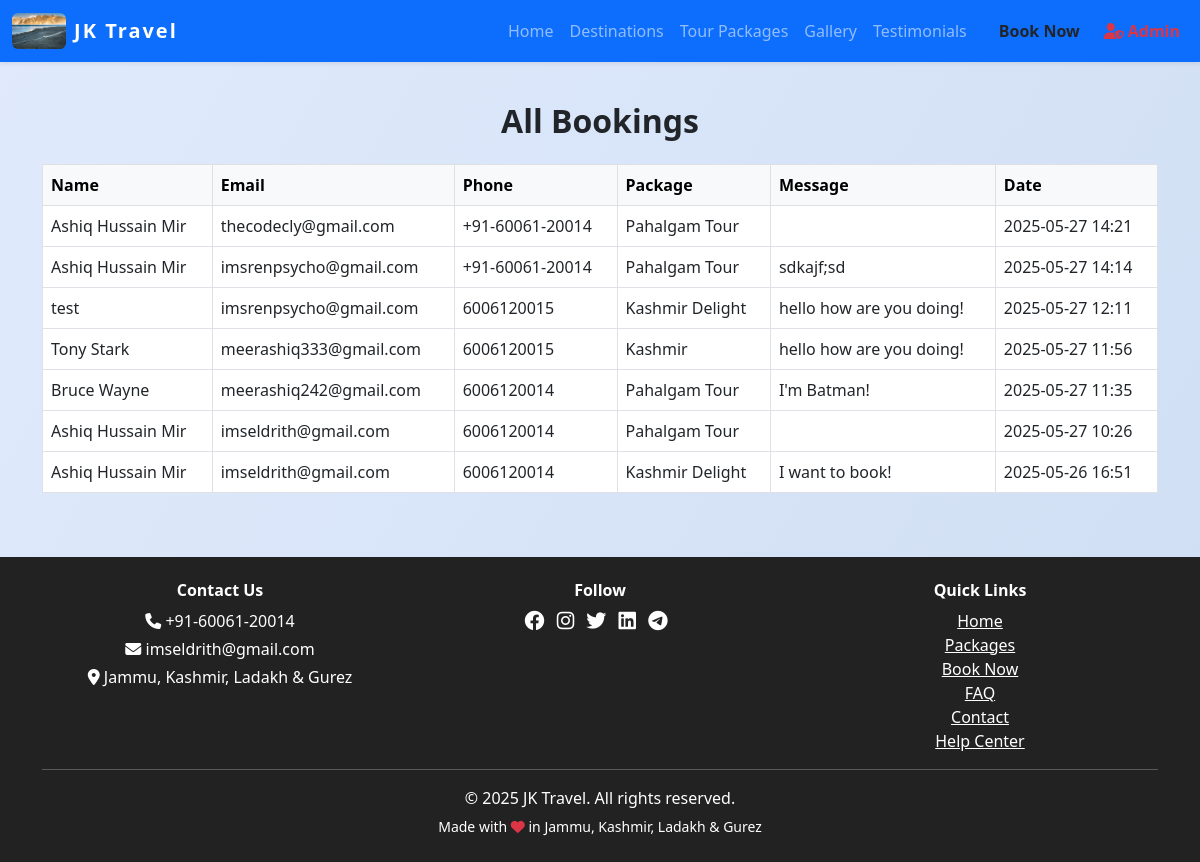
The page /bookings (signed in) on the database its author committed.
### models.py (models this page shows, shortened)
class SiteSettings(db.Model):
    id = db.Column(db.Integer, primary_key=True)
    site_name = db.Column(db.String(120), default='JKLG Travel')
    site_title = db.Column(db.String(200), default='JKLG Travel - Explore Jammu, Kashmir, Ladakh & Gurez')
    logo = db.Column(db.String(200))
    phone = db.Column(db.String(30), default='+91-12345-67890')
    email = db.Column(db.String(120), default='info@jklgtravel.com')
    address = db.Column(db.String(200), default='Jammu, Kashmir, Ladakh & Gurez')
    facebook = db.Column(db.String(120))  # Username only
    instagram = db.Column(db.String(120))  # Username only
    twitter = db.Column(db.String(120))  # Username only
    linkedin = db.Column(db.String(120))  # Username only
    youtube = db.Column(db.String(120))  # Channel/user ID only
    whatsapp = db.Column(db.String(30))  # Number only
    telegram = db.Column(db.String(120))  # Username only
    meta_description = db.Column(db.String(300))
    about = db.Column(db.Text)
    google_analytics_id = db.Column(db.String(32))
    show_facebook = db.Column(db.Boolean, default=True)
    show_instagram = db.Column(db.Boolean, default=True)
    show_twitter = db.Column(db.Boolean, default=True)
    show_linkedin = db.Column(db.Boolean, default=True)
    show_youtube = db.Column(db.Boolean, default=True)
    show_whatsapp = db.Column(db.Boolean, default=True)
    show_telegram = db.Column(db.Boolean, default=True)
    hero_title = db.Column(db.String(200), default='Discover Jammu, Kashmir, Ladakh & Gurez')
    hero_subtitle = db.Column(db.String(300), default='Unforgettable journeys, breathtaking landscapes, and curated experiences await you.')
    hero_bg_image = db.Column(db.String(200), default='hero_default.jpg')  # New field for background image
    hero_slides = db.Column(db.Text)  # JSON: [{"title":..., "subtitle":..., "image":..., "animation_title":..., "animation_subtitle":...}, ...]
    hero_slide_interval = db.Column(db.Integer, default=5)  # Interval in seconds for hero carousel

class Booking(db.Model):
    id = db.Column(db.Integer, primary_key=True)
    name = db.Column(db.String(100), nullable=False)
    email = db.Column(db.String(120), nullable=False)
    phone = db.Column(db.String(30), nullable=False)
    package = db.Column(db.String(120))
    message = db.Column(db.Text)
    date = db.Column(db.DateTime, server_default=db.func.now())
    status = db.Column(db.String(20), default='Pending')  # New field

### views.py (the view, shortened to what this page needs)
@main.route('/bookings', methods=['GET', 'POST'])
@login_required
def bookings():
    if not current_user.is_admin:
        flash('Admins only!')
        return redirect(url_for('main.index'))
    bookings = Booking.query.order_by(Booking.date.desc()).all()
    return render_template('bookings.html', bookings=bookings)

### app.py (called while the page is built)
@login_manager.user_loader
def load_user(user_id):
    from models import User
    return db.session.get(User, int(user_id))

### views.py (called while the page is built)
@main.context_processor
def inject_site_settings():
    settings = SiteSettings.query.first()
    return dict(site_settings=settings)

### templates/bookings.html (shortened to what this page needs)
{% extends 'base.html' %}
{% block content %}
<h2 class="section-title text-center">All Bookings</h2>
<div class="table-responsive">
    <table class="table table-bordered table-hover">
        <thead class="table-light">
            <tr>
                <th>Name</th>
                <th>Email</th>
                <th>Phone</th>
                <th>Package</th>
                <th>Message</th>
                <th>Date</th>
            </tr>
        </thead>
        <tbody>
            {% for b in bookings %}
            <tr>
                <td>{{ b.name }}</td>
                <td>{{ b.email }}</td>
                <td>{{ b.phone }}</td>
                <td>{{ b.package }}</td>
                <td>{{ b.message }}</td>
                <td>{{ b.date.strftime('%Y-%m-%d %H:%M') }}</td>
            </tr>
            {% endfor %}
        </tbody>
    </table>
</div>
{% endblock %}

### templates/base.html (shortened to what this page needs)
<!DOCTYPE html>
<html lang="en">
<head>
    <link rel="stylesheet" href="https://cdn.jsdelivr.net/npm/bootstrap@5.3.0/dist/css/bootstrap.min.css">
    <link rel="stylesheet" href="https://cdnjs.cloudflare.com/ajax/libs/font-awesome/6.4.0/css/all.min.css">
</head>
<body>
    <nav class="navbar navbar-expand-lg navbar-dark bg-primary shadow-sm">
        <div class="container-fluid">
            <a class="navbar-brand d-flex align-items-center gap-2" href="/">
                {% if site_settings and site_settings.logo %}
                    <img src="{{ url_for('static', filename='uploads/' ~ site_settings.logo) }}" alt="Logo" style="height:36px; width:auto; border-radius:6px;">
                {% else %}
                    <i class="fa fa-mountain-sun fa-lg"></i>
                {% endif %}
                {{ site_settings.site_name if site_settings and site_settings.site_name else 'JKLG Travel' }}
            </a>
            <div class="collapse navbar-collapse" id="navbarNav">
                <ul class="navbar-nav ms-auto">
                    <li class="nav-item"><a class="nav-link" href="/">Home</a></li>
                    <li class="nav-item"><a class="nav-link" href="/places">Destinations</a></li>
                    <li class="nav-item"><a class="nav-link" href="/packages">Tour Packages</a></li>
                    <li class="nav-item"><a class="nav-link" href="/gallery">Gallery</a></li>
                    <li class="nav-item"><a class="nav-link" href="/testimonials">Testimonials</a></li>
                    <li class="nav-item"><a class="nav-link btn btn-warning text-dark ms-2 px-3 fw-bold" href="/book">Book Now</a></li>
                    {% if current_user.is_authenticated and current_user.is_admin %}
                    <li class="nav-item">
                        <a class="nav-link text-danger fw-bold" href="/admin"><i class="fa fa-user-shield me-1"></i>Admin</a>
                    </li>
                    {% endif %}
                </ul>
            </div>
        </div>
    </nav>
    <div class="container mt-4">
        {% block content %}{% endblock %}
    </div>
    <footer class="footer text-center mt-5">
        <div class="container">
            <div class="row mb-2">
                <div class="col-md-4 mb-2 mb-md-0">
                    <h6 class="fw-bold">Contact Us</h6>
                    <p class="mb-1"><i class="fa fa-phone"></i> {{ site_settings.phone if site_settings and site_settings.phone else '+91-12345-67890' }}</p>
                    <p class="mb-1"><i class="fa fa-envelope"></i> {{ site_settings.email if site_settings and site_settings.email else 'info@jklgtravel.com' }}</p>
                    <p class="mb-1"><i class="fa fa-map-marker-alt"></i> {{ site_settings.address if site_settings and site_settings.address else 'Jammu, Kashmir, Ladakh & Gurez' }}</p>
                </div>
                <div class="col-md-4 mb-2 mb-md-0">
                    <h6 class="fw-bold">Follow</h6>
                    {% if site_settings and site_settings.facebook and site_settings.show_facebook %}
                        <a href="https://facebook.com/{{ site_settings.facebook }}" class="me-2 text-white"><i class="fab fa-facebook fa-lg"></i></a>
                    {% endif %}
                    {% if site_settings and site_settings.instagram and site_settings.show_instagram %}
                        <a href="https://instagram.com/{{ site_settings.instagram }}" class="me-2 text-white"><i class="fab fa-instagram fa-lg"></i></a>
                    {% endif %}
                    {% if site_settings and site_settings.twitter and site_settings.show_twitter %}
                        <a href="https://x.com/{{ site_settings.twitter }}" class="me-2 text-white"><i class="fab fa-twitter fa-lg"></i></a>
                    {% endif %}
                    {% if site_settings and site_settings.linkedin and site_settings.show_linkedin %}
                        <a href="https://linkedin.com/in/{{ site_settings.linkedin }}" class="me-2 text-white"><i class="fab fa-linkedin fa-lg"></i></a>
                    {% endif %}
                    {% if site_settings and site_settings.telegram and site_settings.show_telegram %}
                        <a href="https://t.me/{{ site_settings.telegram }}" class="me-2 text-white"><i class="fab fa-telegram fa-lg"></i></a>
                    {% endif %}
                </div>
                <div class="col-md-4">
                    <h6 class="fw-bold">Quick Links</h6>
                    <a href="/" class="d-block text-white">Home</a>
                    <a href="/packages" class="d-block text-white">Packages</a>
                    <a href="/book" class="d-block text-white">Book Now</a>
                    <a href="/faq" class="d-block text-white">FAQ</a>
                    <a href="/contact" class="d-block text-white">Contact</a>
                    <a href="/help" class="d-block text-white">Help Center</a>
                </div>
            </div>
            <hr class="bg-light">
            <p class="mb-1">&copy; {{ 2025 }} {{ site_settings.site_name if site_settings and site_settings.site_name else 'JKLG Travel Agency' }}. All rights reserved.</p>
            <small>Made with <i class="fa fa-heart text-danger"></i> in Jammu, Kashmir, Ladakh & Gurez</small>
        </div>
    </footer>
</body>
</html>

### templates/base.html (style rules this page uses)
body { background: linear-gradient(120deg, #e0eafc, #cfdef3 100%); min-height: 100vh; }
.navbar-brand { font-weight: bold; letter-spacing: 2px; }
.section-title { margin-top: 40px; margin-bottom: 24px; font-weight: 700; }
.footer { background: #222; color: #fff; padding: 24px 0; margin-top: 48px; }
.footer a { color: #fff; text-decoration: underline; }

### rows shown on the page
SiteSettings: logo (picture), site_name "JK Travel", phone "+91-60061-20014", email "imseldrith@gmail.com", address "Jammu, Kashmir, Ladakh & Gurez"
Booking: name "Ashiq Hussain Mir", email "thecodecly@gmail.com", phone "+91-60061-20014", package "Pahalgam Tour", date "2025-05-27 14:21"
Booking: name "Ashiq Hussain Mir", email "imsrenpsycho@gmail.com", phone "+91-60061-20014", package "Pahalgam Tour", message "sdkajf;sd", date "2025-05-27 14:14"
Booking: name "test", email "imsrenpsycho@gmail.com", phone "6006120015", package "Kashmir Delight", message "hello how are you doing!", date "2025-05-27 12:11"
Booking: name "Tony Stark", email "meerashiq333@gmail.com", phone "6006120015", package "Kashmir", message "hello how are you doing!", date "2025-05-27 11:56"
Booking: name "Bruce Wayne", email "meerashiq242@gmail.com", phone "6006120014", package "Pahalgam Tour", message "I'm Batman!", date "2025-05-27 11:35"
Booking: name "Ashiq Hussain Mir", email "imseldrith@gmail.com", phone "6006120014", package "Pahalgam Tour", date "2025-05-27 10:26"
Booking: name "Ashiq Hussain Mir", email "imseldrith@gmail.com", phone "6006120014", package "Kashmir Delight", message "I want to book!", date "2025-05-26 16:51"

### other values the page prints
{{ 2025 }} "2025"
